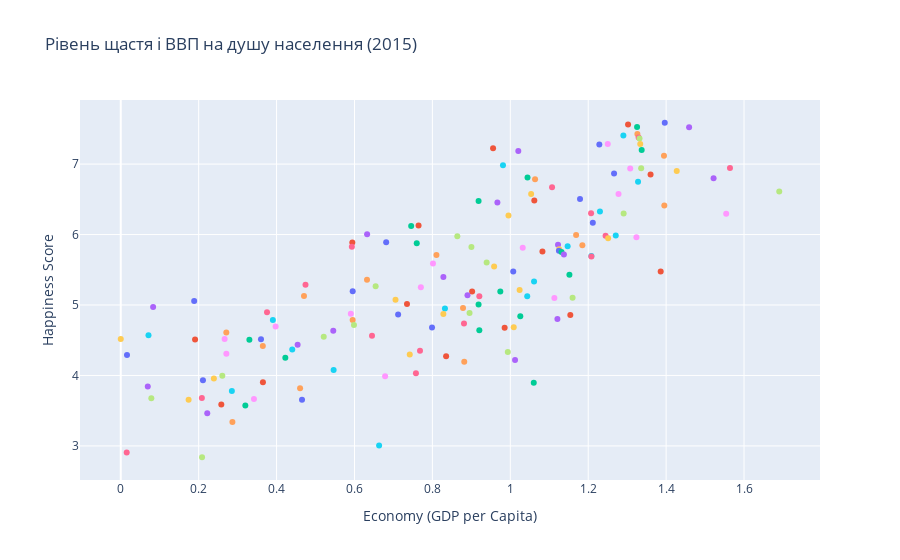

Write notebook code for a chart like this one.
### Code cell
fig1 = px.scatter(df_2015, x='Economy (GDP per Capita)', y='Happiness Score', color='Country',
                  title="Рівень щастя і ВВП на душу населення (2015)")
# fig2 = px.scatter(df_2016, x='Economy (GDP per Capita)', y='Happiness Score', color='Country',
ь щастя і ВВП на душу населення (2016)")
fig1.update_layout(showlegend=False)
